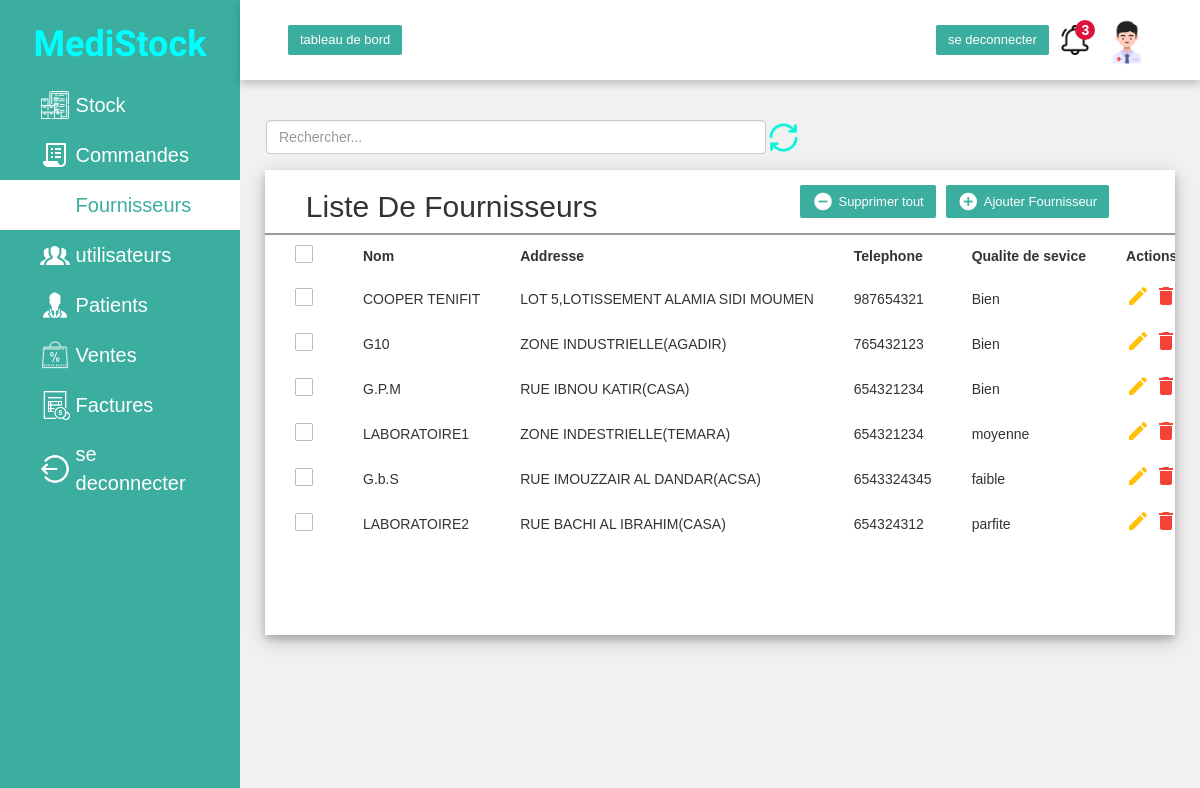
The app's page /listesfourniseurs (signed in) with its own data.
### gfournisseur/models.py (models this page shows, shortened)
class fournisseur(models.Model):
   nom = models.CharField(max_length=100)
   tel = models.IntegerField()
   adress= models.TextField()
   qualite=models.CharField(max_length=100,default='parfite')

### gfournisseur/views.py (the view)
# urls.py: path('listesfourniseurs', views.listefournisseurs, name = 'fournisseurs'),
@login_required
@user_passes_test(is_gerant)
def listefournisseurs(request):
    if 'q' in request.GET:
       q = request.GET['q']
       frn = fournisseur.objects.filter(nom__icontains=q)
       context = {
        'frn':frn,
    }
    else:
        frn = fournisseur.objects.all()
    context = {'frn': frn}
    return render(request, 'gfournisseur/fournisseurs.html', context)

### gfournisseur/views.py (called while the page is built)
def is_gerant(user):
    return user.profile.grade == 'gerant'

### templates/gfournisseur/fournisseurs.html (shortened to what this page needs)
{% load static%}
{% include 'parties/nav.html' %}
{% block content %}
<!DOCTYPE html>
<html lang="en">
<head>
<link rel="stylesheet" href="https://maxcdn.bootstrapcdn.com/font-awesome/4.7.0/css/font-awesome.min.css">
<link rel="stylesheet" href="https://maxcdn.bootstrapcdn.com/bootstrap/3.3.7/css/bootstrap.min.css">
</head>
<body>
    <div class="container1">
        <div class="content1">
            <form class="chercher" >
                <div class="form-group ch" style="display: flex;">
                    <input  name="q"  class="form-control" type="search" placeholder="Rechercher..." style="width: 500px;
                    margin-left: 26px;display: inline;">
                    <a href="{% url 'fournisseurs' %}">  <img class="logo" width="35px" src="{% static 'image/refresh.png' %}"  alt="logo"></a>
                </div>
            </form>
             <div class="content-2">
                <div class="recent-payments">
                    <div class="title">
                       <h2>Liste De Fournisseurs</h2>
                       <div class="col-sm-6">
                        <a  href="#addEmployeeModal" class="btn" data-toggle="modal"><i class="material-icons">&#xE147;</i><span >Ajouter Fournisseur</span> </a>
                        <a href="#deletefournisseurModal-{{forloop.counter}}" class="btn " data-toggle="modal"><i class="material-icons">&#xE15C;</i> <span>Supprimer tout</span></a>
                       </div>
                   </div>
<div class="table-container1">
                   <table >
                      <thead>
                        <tr>
                            <th>
                                <span class="custom-checkbox">
                                    <label for="selectAll"></label>
                                </span>
                            </th>
                            <th>Nom</th>
                            <th>Addresse</th>
                            <th>Telephone</th>
                            <th>Qualite de sevice</th>
                            <th>Actions</th>
                        </tr>
                      </thead>
                      <tbody>
                        {% for x in frn %}
                        <tr>
                            <td>
                                <span class="custom-checkbox">
                                    <label for="checkbox1"></label>
                                </span>
                            </td>
                            <td>{{x.nom}}</td>
                            <td>{{x.adress}}</td>
                            <td>{{x.tel}}</td>
                            <td>{{x.qualite}}</td>
                            <td>
                                <a  href="#editfournisseurModal-{{forloop.counter}}" class="edit" data-toggle="modal"><i class="material-icons" data-toggle="tooltip" title="modifier">&#xE254;</i></a>
                                <a href="#deletefournisseurModal-{{forloop.counter}}" class="delete" data-toggle="modal"><i class="material-icons" data-toggle="tooltip" title="supprimer">&#xE872;</i></a>
                            </td>
                        </tr>
                        {% endfor  %}
                      </tbody>
                  </table>
 </div>
                 </div>
                </div>
         </div>
    </div>
</body>
</html>
{% endblock content %}

### templates/parties/nav.html (style rules this page uses)
* { padding: 0; margin: 0; box-sizing: border-box; font-family: 'Poppins',sans-serif; }
body { min-height: 100vh; }
a { text-decoration: none; }
h1,h2 { color: #444; }
.container1 { position: absolute; right: 0; width: 80vw; height: 100vh; background: #f1f1f1; }
.btn { background-color: #3baea0; color: white; padding: 5px 10px; text-align: center; }

### templates/gfournisseur/fournisseurs.html (style rules this page uses)
table { min-width: max-content; }
.btn { float: right; font-size: 13px; border: none; min-width: 50px; border-radius: 2px; border: none; margin-right: 10px; outline: none !important; }
.container1 .content1 { position: relative; margin-top: 15vh; min-height: 80vh; background: #f1f1f1; }
.chercher { margin-top: 0px; }
.container1 .content1 .content-2 { min-height: 60vh; display: flex; justify-content: space-around; align-items: flex-start; flex-wrap: wrap; }
.container1 .content1 .content-2 .recent-payments { min-height: 40vh; flex: 5; width:900px; background: white; margin: 0 25px 25px 25px; box-shadow: 0 4px 8px 0 rgba(0,0,0,0.2),0 6px 20px 0 rgba(0,0,0,0.19); display: flex; flex-direction: column; }
.title { display: flex; align-items: center; justify-content: space-around; border-bottom: 2px solid #999; }
table { margin-left: 10px; padding: 10px; }
td,th { text-align: left; padding: 8px 20px }
table td a.edit { color: #FFC107; }
table td a.delete { color: #F44336; }
.title .btn i { float: left; font-size: 21px; margin-right: 5px; }
.title .btn span { float: left; margin-top: 2px; }
.title .btn { float: right; font-size: 13px; border: none; min-width: 50px; border-radius: 2px; border: none; margin-right: 10px; outline: none !important; }
.custom-checkbox { position: relative; }
.custom-checkbox label:before { width: 18px; height: 18px; }
.custom-checkbox label:before { content: ''; margin-right: 10px; display: inline-block; vertical-align: text-top; background: white; border: 1px solid #bbb; border-radius: 2px; box-sizing: border-box; z-index: 2; }
.table-container1 { height: 400px; overflow: auto; }

### records on screen
fournisseur: nom "COOPER TENIFIT", adress "LOT 5,LOTISSEMENT ALAMIA SIDI MOUMEN", tel "987654321", qualite "Bien"
fournisseur: nom "G10", adress "ZONE INDUSTRIELLE(AGADIR)", tel "765432123", qualite "Bien"
fournisseur: nom "G.P.M", adress "RUE IBNOU KATIR(CASA)", tel "654321234", qualite "Bien"
fournisseur: nom "LABORATOIRE1", adress "ZONE INDESTRIELLE(TEMARA)", tel "654321234", qualite "moyenne"
fournisseur: nom "G.b.S", adress "RUE IMOUZZAIR AL DANDAR(ACSA)", tel "6543324345", qualite "faible"
fournisseur: nom "LABORATOIRE2", adress "RUE BACHI AL IBRAHIM(CASA)", tel "654324312", qualite "parfite"
